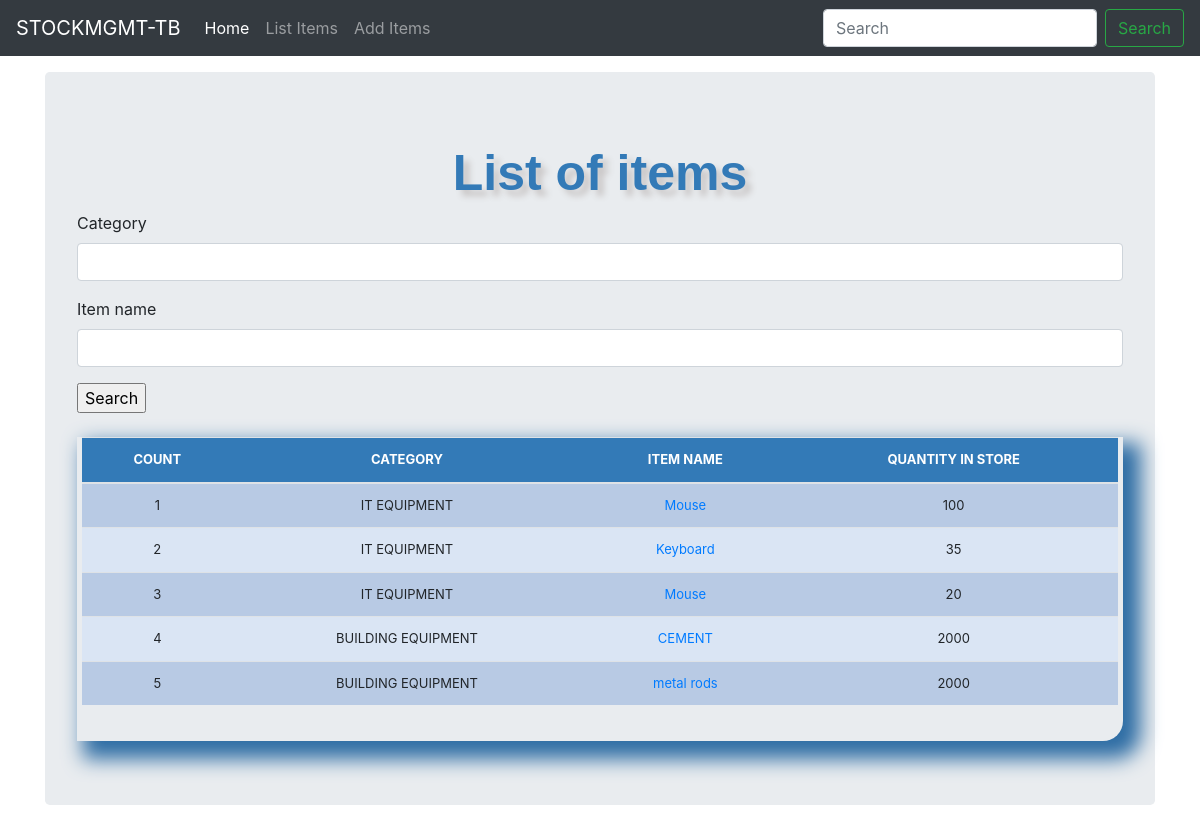
/list_items/, run on an earlier commit of the app's database.
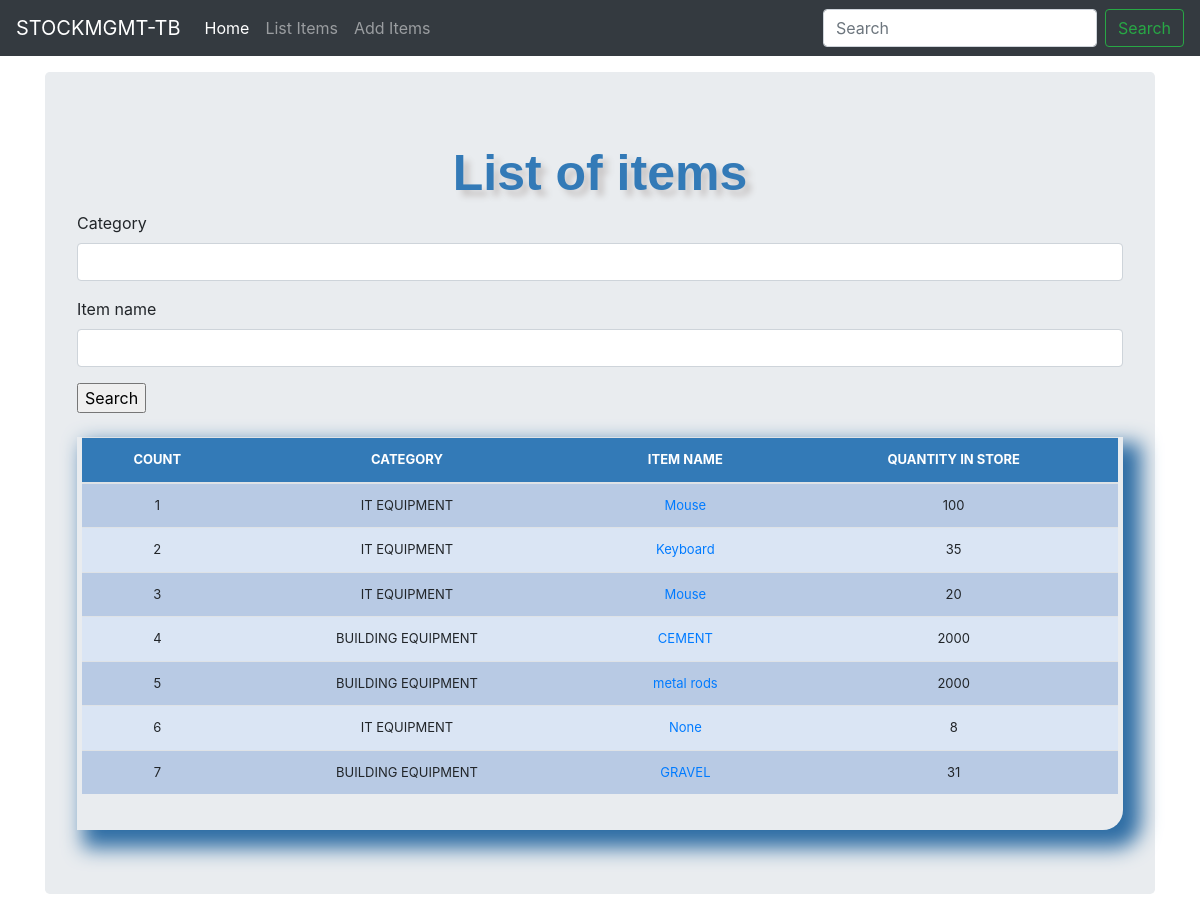
And on a later commit of the database.
### stockman/models.py (models this page shows, shortened)
class Stock(models.Model):
    category = models.CharField(max_length=50, blank=True, null=True)
    item_name = models.CharField(max_length=50, blank=True, null=True)
    quantity = models.IntegerField(default=0, blank=True, null=True)
    receive_quantity = models.IntegerField(default=0, blank=True, null=True)
    receive_by = models.CharField(max_length=50, blank=True, null=True)
    issued_quantity = models.IntegerField(default=0, blank=True, null=True)
    issued_by = models.CharField(max_length=50, blank=True, null=True)
    issued_to = models.CharField(max_length=50, blank=True, null=True)
    phone_number = models.CharField(max_length=50, blank=True, null=True)
    created_by = models.CharField(max_length=50, blank=True, null=True)
    reorder_level = models.IntegerField(default=0, blank=True, null=True)
    last_updated = models.DateTimeField(auto_now_add=False, null=True)
    export_to_CSV = models.BooleanField(default=False)

### stockman/views.py (the view, shortened to what this page needs)
# urls.py: path('list_items/', views.list_items, name='list-items'),
def list_items(request):
    header = "List of items"
    queryset = Stock.objects.all()
    form = StockSearchForm(request.POST or None)
    context = {
        "header": header,
        "queryset": queryset,
        "form": form
    }
    return render(request, "list-item.html", context)

### stockman/forms.py
class StockSearchForm(forms.ModelForm):
    class Meta:
        model = Stock
        fields = ['category', 'item_name']

### stockman/templates/list-item.html (shortened to what this page needs)
{% load staticfiles %}
{% load crispy_forms_tags %}
<!doctype html>
<html lang="en">
<head>
    <link rel="stylesheet" href="{% static 'css/style.css' %}">
    <link rel="stylesheet" href="{% static 'css/bootstrap.min.css' %}">
    <link rel="stylesheet" href="{% static 'css/navbar-top-fixed.css' %}">
</head>
<body>
{% include 'navbar.html' %}
<main role="main" class="container">
    <div class="jumbotron">
        <div class="header">{{header}}</div>
        <form method="POST" action="">{%  csrf_token %}
        {{form|crispy}}
            <input type="submit" value="Search" />
        </form>
        <br>
        <div class="display-table">
            <table class="table">
                <thead>
                <tr>
                    <th>COUNT</th>
                    <th>CATEGORY</th>
                    <th>ITEM NAME</th>
                    <th>QUANTITY IN STORE</th>
                </tr>
                </thead>
                {% for instance in queryset %}
                <tr>
                    <td>{{ forloop.counter }}</td>
                    <td>{{ instance.category }}</td>
                    <td><a href="{% url 'update-items' instance.id %}">{{ instance.item_name }}</a></td>
                    <td>{{ instance.quantity }}</td>
                </tr>
                {% endfor %}
            </table>
        </div>
    </div>
</main>
</body>
</html>

What changed in the data, as far as the page shows it:
added Stock: category "IT EQUIPMENT", item_name "None", quantity "8"
added Stock: category "BUILDING EQUIPMENT", item_name "GRAVEL", quantity "31"
